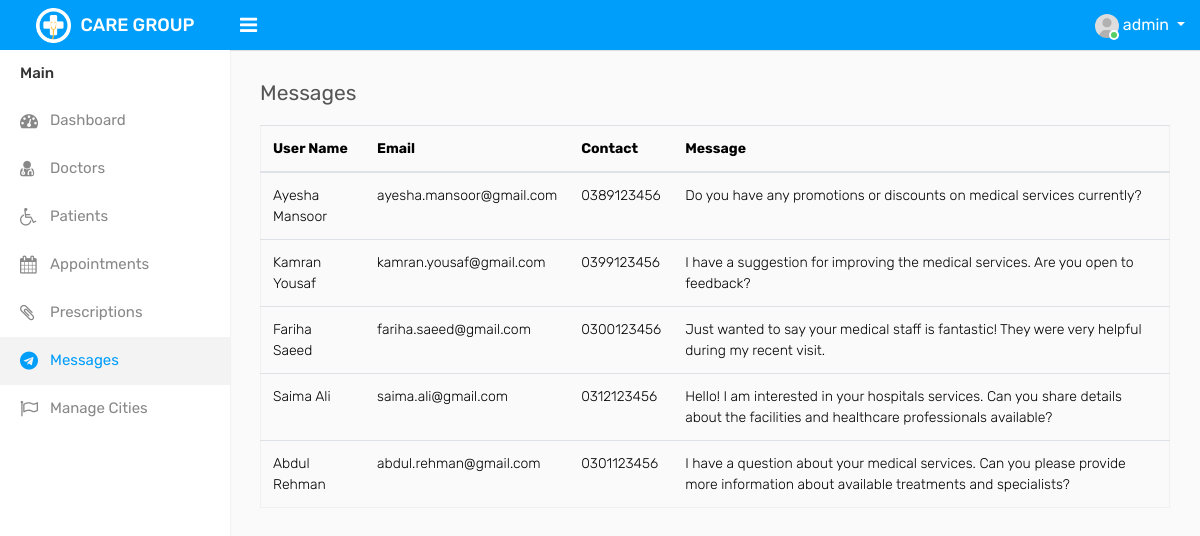
/admin/messages.php (signed in), run on the app's committed database.
### tables this page shows
CREATE TABLE `contact` (
  `name` varchar(30) NOT NULL,
  `email` varchar(50) NOT NULL,
  `contact` varchar(10) NOT NULL,
  `message` varchar(200) NOT NULL
);

### admin/messages.php (the view, shortened to what this page needs)
<?php
    require_once "include/header.php";
    require_once "include/sidebar.php";
?>
<div class="page-wrapper">
    <div class="content">
        <div class="row">
            <div class="col-sm-4 col-3">
                <h4 class="page-title">Messages</h4>
            </div>
        </div>
        <div class="row">
            <div class="col-md-12">
                <div class="table-responsive">
                    <table class="table table-border table-striped custom-table datatable mb-0">
                            <table class="table table-hover">
                                <thead>
                                    <tr>
                                        <th scope="col">User Name</th>
                                        <th scope="col">Email</th>
                                        <th scope="col">Contact</th>
                                        <th scope="col">Message</th>
                                    </tr>
                                </thead>
                                <tbody>
                                <?php
                                    global $con;
                                    $query = "select * from contact;";
                                    $result = mysqli_query($con,$query);
                                    while ($row = mysqli_fetch_array($result)){
                                    ?>
                                    <tr>
                                        <td><?php echo $row['name'];?></td>
                                        <td><?php echo $row['email'];?></td>
                                        <td><?php echo $row['contact'];?></td>
                                        <td><?php echo $row['message'];?></td>
                                    </tr>
                                    <?php } ?>
                                </tbody>
                            </table>
                            <br>
                        </div>
                </div>
            </div>
        </div>
    </div>
</div>
</body>
</html>

### data on the page
contact: name "Ayesha Mansoor", email "ayesha.mansoor@gmail.com", contact "0389123456", message "Do you have any promotions or discounts on medical services currently?"
contact: name "Kamran Yousaf", email "kamran.yousaf@gmail.com", contact "0399123456", message "I have a suggestion for improving the medical services. Are you open to feedback?"
contact: name "Fariha Saeed", email "fariha.saeed@gmail.com", contact "0300123456", message "Just wanted to say your medical staff is fantastic! They were very helpful during my recent visit."
contact: name "Saima Ali", email "saima.ali@gmail.com", contact "0312123456", message "Hello! I am interested in your hospitals services. Can you share details about the facilities and healthcare professionals available?"
contact: name "Abdul Rehman", email "abdul.rehman@gmail.com", contact "0301123456", message "I have a question about your medical services. Can you please provide more information about available treatments and specialists?"

### other printed values
$admin_user "admin"
